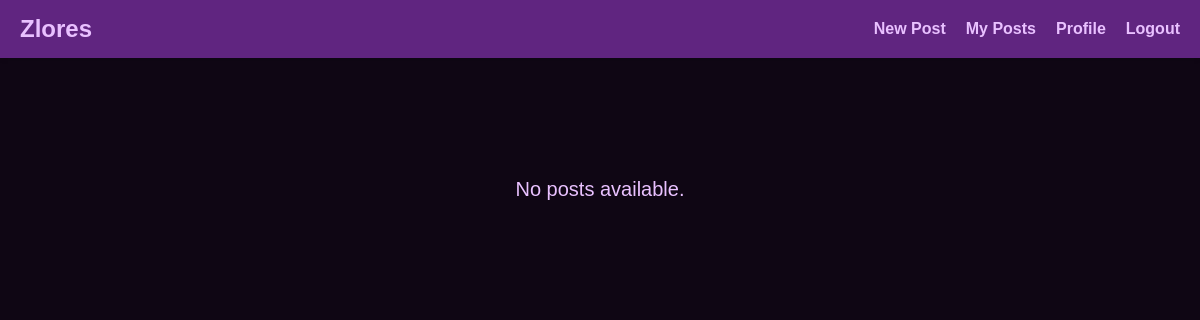
The app's page /myposts (signed in), older data.
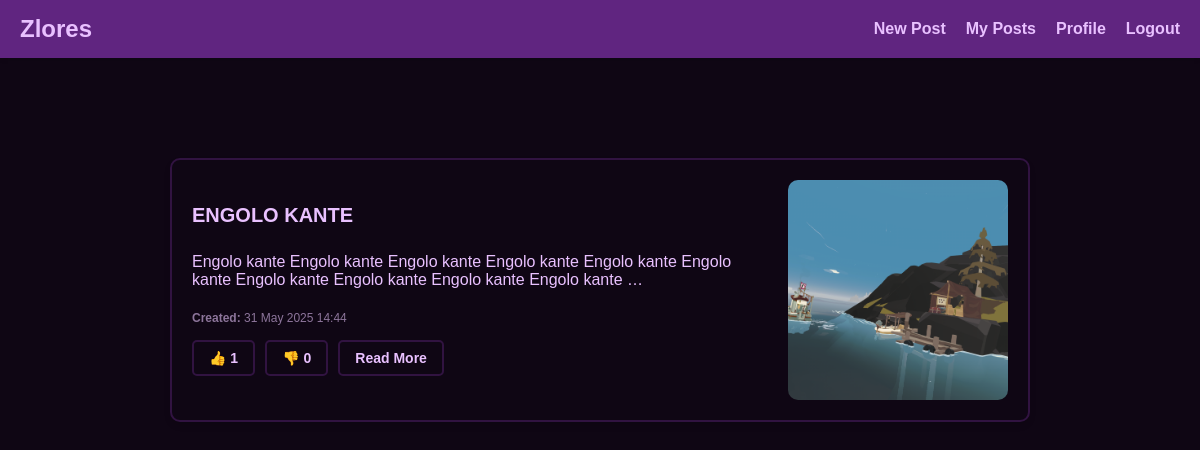
The same page, newer data.
### post/models.py (models this page shows, shortened)
class Post(models.Model):
    title = models.CharField(max_length=255)
    content = models.TextField()
    image = models.ImageField(upload_to='postimages/', blank=True, null=True)
    author = models.ForeignKey(User, on_delete=models.CASCADE)
    created_at = models.DateTimeField(auto_now_add=True)
    updated_at = models.DateTimeField(auto_now=True)
    likes = models.ManyToManyField(User, related_name='likedposts', blank=True)
    dislikes = models.ManyToManyField(User, related_name='dislikedposts', blank=True)
    is_active = models.BooleanField(default=True)
    is_home = models.BooleanField(default=False)
    def totallikes(self):
        return self.likes.count()
    def totaldislikes(self):
        return self.dislikes.count()

### post/views.py (the view)
# urls.py: path('myposts', views.myposts_request, name='myposts'),
@login_required
def myposts_request(request):
    posts = Post.objects.filter(author=request.user, is_active=True).order_by('-created_at')
    return render(request, 'myposts.html', {'posts': posts})

### post/templates/myposts.html (shortened to what this page needs)
{% extends 'base.html' %}
{% load static %}
{% block styles %}
    <link rel="stylesheet" href="{% static 'css/home.css' %}">
{% endblock %}
{% block content %}
    <div class="home">
        {% if posts.exists %}
            <div class="post-list">
                {% for post in posts %}
                    <div class="post-container">
                        <div class="post-content">
                            <h2><a href="{% url 'postdetail' post.id %}">{{ post.title }}</a></h2>
                            <p class="post-snippet">{{ post.content|truncatewords:20 }}</p>
                            <p class="post-meta">
                                <span><strong>Created:</strong> {{ post.created_at|date:"d M Y H:i" }}</span>
                            </p>
                            <div class="post-actions">
                                <a href="{% url 'likepost' post.id %}" class="like-button">👍 {{ post.totallikes }}</a>
                                <a href="{% url 'dislikepost' post.id %}" class="dislike-button">👎 {{ post.totaldislikes }}</a>
                                <a href="{% url 'postdetail' post.id %}" class="read-more">Read More</a>
                            </div>
                        </div>
                        <div class="post-image">
                            {% if post.image %}
                                <img src="{{ post.image.url }}" alt="{{ post.title }}">
                            {% endif %}
                        </div>
                    </div>
                {% endfor %}
            </div>
        {% else %}
            <p class="no-posts">No posts available.</p>
        {% endif %}
    </div>
{% endblock %}

Row changes from the older to the newer data that the page shows:
added Post: title "ENGOLO KANTE", content "Engolo kante Engolo kante Engolo kante Engolo kante Engolo kante Engolo kante Engolo kante Engolo kante Engolo kante Engolo kante …", created_at "31 May 2025 14:44", totallikes "1", totaldislikes "0", image (picture)
Text that changed along with them:
text no longer shown: "No posts available."
